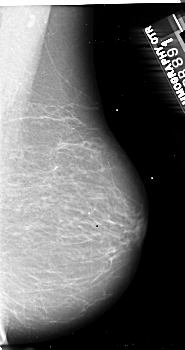
#> input picture mammo_1.png, 185 x 350 px
$ jupyter execute pectoral-segmentation.ipynb
#> lines starting #> are read from the running program, lines starting #| are printed output that depends on the picture; after the words box and inside, x2 and y2 are one past the last pixel; in counts of white or black regions, pixels touching at a corner belong together
# Pectoral Muscle Removal from Mammograms

[cell 1]
import numpy as np
import matplotlib.pyplot as plt
from matplotlib import pylab as pylab

### Ensuring same orientation of all images
In order for the algorithm to generalize over all mammograms, we first right-orient all images. To detect left-oriented breast images, we simply compare the number of nonzero pixels on both half of the images.

This is quite a rudimentary way to detect orientation, and works because the the background pixels are completely black and thus gives us an idea of the location of breast on either half of the image

[cell 2]
from skimage import io
from skimage import color
import cv2

def right_orient_mammogram(image):
    left_nonzero = cv2.countNonZero(image[:, 0:int(image.shape[1]/2)])
    right_nonzero = cv2.countNonZero(image[:, int(image.shape[1]/2):])

    if(left_nonzero < right_nonzero):
        image = cv2.flip(image, 1)

    return image

def read_image(filename):
    image = io.imread(filename)
    image = color.rgb2gray(image)
    image = right_orient_mammogram(image)
    return image

### Applying canny edge detection

[cell 3]
from skimage.feature import canny
from skimage.filters import sobel

def apply_canny(image):
    canny_img = canny(image, 6)
    return sobel(canny_img)

### Applying Hough transform
Once we have obtained the edges using the Canny Edge Detector, we can apply Hough transform and make a list of output lines.

Each line is represented by an object with the following attributes
 - `dist`: perpendicular distance of the line from origin
 - `angle`: angle (in degrees) made by the perpendicular from the positive x-axis. This perpendicular is dropped on the line from the origin
 - `point1`, `point2`: two points on the line

Note: The x-axis and y-axis are oriented as shown in the image ouputs below.

[cell 4]
from skimage.transform import hough_line, hough_line_peaks

def get_hough_lines(canny_img):
    h, theta, d = hough_line(canny_img)
    lines = list()
    print('\nAll hough lines')
    for _, angle, dist in zip(*hough_line_peaks(h, theta, d)):
        print("Angle: {:.2f}, Dist: {:.2f}".format(np.degrees(angle), dist))
        x1 = 0
        y1 = (dist - x1 * np.cos(angle)) / np.sin(angle)
        x2 = canny_img.shape[1]
        y2 = (dist - x2 * np.cos(angle)) / np.sin(angle)
        lines.append({
            'dist': dist,
            'angle': np.degrees(angle),
            'point1': [x1, y1],
            'point2': [x2, y2]
        })

    return lines

### Shortlisting lines
We need to shortlist possible candidates for pectoral segmentation. A simple criteria for shortlisting can be simply checking whether the `angle` and `dist` values of each line lies inside a particular interval.

The intervals are `MIN_ANGLE <= angle <= MAX_ANGLE` and `MIN_DIST <= dist <= MAX_DIST`.

These 4 parameters can be easily learned given a bigger dataset of mammograms. However, for now these have been picked manually using judgement on the given 5 images, and seem to work well.

[cell 5]
def shortlist_lines(lines):
    MIN_ANGLE = 10
    MAX_ANGLE = 70
    MIN_DIST  = 5
    MAX_DIST  = 200

    shortlisted_lines = [x for x in lines if
                          (x['dist']>=MIN_DIST) &
                          (x['dist']<=MAX_DIST) &
                          (x['angle']>=MIN_ANGLE) &
                          (x['angle']<=MAX_ANGLE)
                        ]
    print('\nShorlisted lines')
    for i in shortlisted_lines:
        print("Angle: {:.2f}, Dist: {:.2f}".format(i['angle'], i['dist']))

    return shortlisted_lines

### Removing pectoral region
If more than one line is shortlisted, we select the one which will cause the least loss of information (the safest approach).

For this, we sort these lines by their distance from origin `dist` and pick the nearest line. Then we simply set the value to zero of those pixels enclosed within a polygon formed by the picked line and the border of the image.

[cell 6]
from skimage.draw import polygon

def remove_pectoral(shortlisted_lines):
    shortlisted_lines.sort(key = lambda x: x['dist'])
    pectoral_line = shortlisted_lines[0]
    d = pectoral_line['dist']
    theta = np.radians(pectoral_line['angle'])

    x_intercept = d/np.cos(theta)
    y_intercept = d/np.sin(theta)

    return polygon([0, 0, y_intercept], [0, x_intercept, 0])

### Displaying final result
The result for all the five images is displayed below. We can easily compare the removed pectoral area with the original image.

[cell 7]
def display_image(filename):
    image = read_image(filename)
    canny_image = apply_canny(image)
    lines = get_hough_lines(canny_image)
    shortlisted_lines = shortlist_lines(lines)

    fig, axes = plt.subplots(1, 4, figsize=(15,10))
    fig.tight_layout(pad=3.0)
    plt.xlim(0,image.shape[1])
    plt.ylim(image.shape[0])


    axes[0].set_title('Right-oriented mammogram')
    axes[0].imshow(image, cmap=pylab.cm.gray)
    axes[0].axis('on')

    axes[1].set_title('Hough Lines on Canny Edge Image')
    axes[1].imshow(canny_image, cmap=pylab.cm.gray)
    axes[1].axis('on')
    axes[1].set_xlim(0,image.shape[1])
    axes[1].set_ylim(image.shape[0])
    for line in lines:
        axes[1].plot((line['point1'][0],line['point2'][0]), (line['point1'][1],line['point2'][1]), '-r')

    axes[2].set_title('Shortlisted Lines')
    axes[2].imshow(canny_image, cmap=pylab.cm.gray)
    axes[2].axis('on')
    axes[2].set_xlim(0,image.shape[1])
    axes[2].set_ylim(image.shape[0])
    for line in shortlisted_lines:
        axes[2].plot((line['point1'][0],line['point2'][0]), (line['point1'][1],line['point2'][1]), '-r')

    rr, cc = remove_pectoral(shortlisted_lines)
    image[rr, cc] = 0
    axes[3].set_title('Pectoral muscle removed')
    axes[3].imshow(image, cmap=pylab.cm.gray)
    axes[3].axis('on')

    plt.show()

[cell 8]
display_image('mammo_1.png')
#> in read_image, image is the input picture: shape (350, 185, 4); mean R, G, B, A 103.2, 103.2, 103.2, 255
#> in right_orient_mammogram, `left_nonzero = cv2.countNonZero(image[:, 0:int(image.shape[1]/2)])`: left_nonzero = 31317
#> in right_orient_mammogram, `right_nonzero = cv2.countNonZero(image[:, int(image.shape[1]/2):])`: right_nonzero = 13707
#> in apply_canny, `canny_img = canny(image, 6)`:
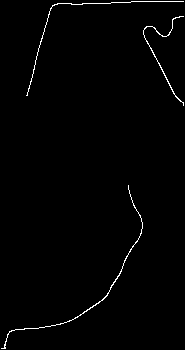
#> canny_img: shape (350, 185) bool; 1.1% white in thin lines or dots
#> in get_hough_lines, `h, theta, d = hough_line(canny_img)`: theta = 180 values from -1.57 to 1.55; d = 793 values from -396 to 396
#> the loop in get_hough_lines, `for _, angle, dist in zip(*hough_line_peaks(h, theta, d)):` made 6 passes
#> (angle, dist, y1, y2) on passes 1 to 6: (-1.57, -2, 2, 2), (0.262, 51, 197, -493.4), (-0.489, 111, -236.4, 111.5), (0.506, 235, 484.7, 151), (1.38, 328, 334.1, 298.2), (0.977, 304, 366.7, 241.9)
#| Angle: -90.00, Dist: -2.00
#| Angle: 15.00, Dist: 51.00
#| Angle: -28.00, Dist: 111.00
#| Angle: 29.00, Dist: 235.00
#| Angle: 79.00, Dist: 328.00
#| Angle: 56.00, Dist: 304.00
#> after the loop in get_hough_lines, `for _, angle, dist in zip(*hough_line_peaks(h, theta, d)):`: lines = 6 items
#> in shortlist_lines, `shortlisted_lines = [x for x in lines if (x['dist']>=MIN_DIST) & (x['d..`: shortlisted_lines = 1 item
#> the loop in shortlist_lines, `for i in shortlisted_lines:` made 1 pass
#| Angle: 15.00, Dist: 51.00
#> the loop in display_image, `for line in lines:` made 6 passes
#> the loop in display_image, `for line in shortlisted_lines:` made 1 pass
#> in remove_pectoral, `pectoral_line = shortlisted_lines[0]`: pectoral_line = {'dist': 51, 'angle': 15, 'point1': [0, 197], 'point2': [185, -493.4]}
#> in remove_pectoral, `d = pectoral_line['dist']`: d = 51
#> in remove_pectoral, `theta = np.radians(pectoral_line['angle'])`: theta = 0.262
#> in remove_pectoral, `x_intercept = d/np.cos(theta)`: x_intercept = 52.8
#> in remove_pectoral, `y_intercept = d/np.sin(theta)`: y_intercept = 197
#> in display_image, `rr, cc = remove_pectoral(shortlisted_lines)`: rr = 5327 values from 0 to 197; cc = 5327 values, max 52 at index 52, min 0 at index 0, mean 17.31
#> in display_image, `image[rr, cc] = 0`: image: shape (350, 185) float64; min 0, max 1, mean 0.332

[cell 9]
display_image('mammo_2.png')
#> call 2 of read_image, with filename = 'mammo_2.png'
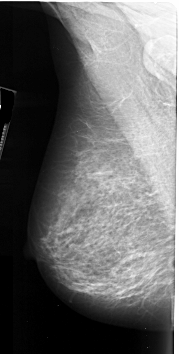
#> input picture mammo_2.png, 179 x 354 px
#> in read_image, image is the input picture: shape (354, 179, 4); mean R, G, B, A 103.3, 103.3, 103.3, 255
#> in apply_canny (call 2), `canny_img = canny(image, 6)`: canny_img: shape (354, 179) bool; 0.98% white in thin lines or dots
#> in apply_canny (call 2), `return sobel(canny_img)`:
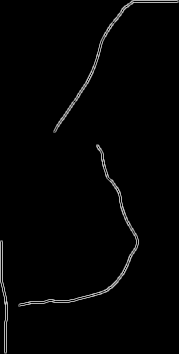
#> returned value: shape (354, 179) float64; min 0, max 0.791, mean 0.0148
#> the loop in get_hough_lines (call 2), `for _, angle, dist in zip(*hough_line_peaks(h, theta, d)):` made 11 passes
#> (angle, dist, y1, y2) on passes 1 to 11: (0.541, 115, 223.3, -74.62), (-0.401, 32, -81.9, 339.8), (-0.0698, -17, 243.7, 2803.5), (1.45, 305, 307.3, 285.3), (-0.0175, -2, 114.6, 10369.5), (0.0175, 10, 573, -9681.9), (0.559, 247, 466.1, 179.6), (-0.209, 77, -370.3, 471.8), (-1.57, -2, 2, 2), (-0.14, 92, -661, 612.6), (0.785, 279, 394.6, 215.6)
#| Angle: 31.00, Dist: 115.00
#| Angle: -23.00, Dist: 32.00
#| Angle: -4.00, Dist: -17.00
#| Angle: 83.00, Dist: 305.00
#| Angle: -1.00, Dist: -2.00
#| Angle: 1.00, Dist: 10.00
#| Angle: 32.00, Dist: 247.00
#| Angle: -12.00, Dist: 77.00
#> (further printed lines are left out)
#> the loop in shortlist_lines (call 2), `for i in shortlisted_lines:` made 1 pass
#| Angle: 31.00, Dist: 115.00
#> the loop in display_image (call 2), `for line in lines:` made 11 passes
#> the loop in display_image (call 2), `for line in shortlisted_lines:` made 1 pass

[cell 10]
display_image('mammo_3.jpg')
#> call 3 of read_image, with filename = 'mammo_3.jpg'
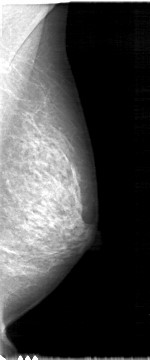
#> input picture mammo_3.jpg, 150 x 360 px
#> in read_image, image is the input picture: shape (360, 150, 3); min 0, max 255, mean 75.5
#> in apply_canny (call 3), `canny_img = canny(image, 6)`: canny_img: shape (360, 150) bool; 1.2% white in thin lines or dots
#> in display_image (call 3), `image[rr, cc] = 0`: image: shape (360, 150) float64; min 0, max 1, mean 0.235

[cell 11]
display_image('mammo_4.jpg')
#> call 4 of read_image, with filename = 'mammo_4.jpg'
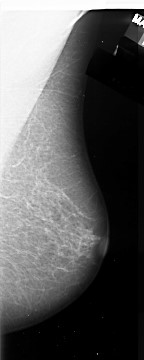
#> input picture mammo_4.jpg, 144 x 360 px
#> in read_image, image is the input picture: shape (360, 144, 3); min 0, max 255, mean 93.3
#> in apply_canny (call 4), `canny_img = canny(image, 6)`:
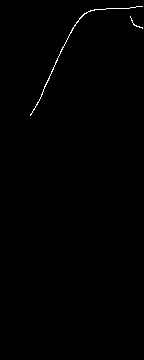
#> canny_img: shape (360, 144) bool; 0.41% white in thin lines or dots, all inside (x1, y1, x2, y2) = (30, 6, 143, 116)
#> in get_hough_lines (call 4), `h, theta, d = hough_line(canny_img)`:
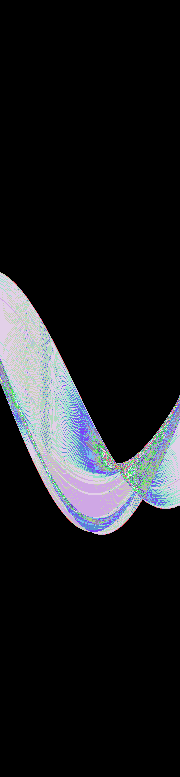
#> h: shape (777, 180) uint64; 78 distinct labels, from 0 to 109; one colour per label, 0 black
#> in get_hough_lines (call 4), `h, theta, d = hough_line(canny_img)`: d = 777 values from -388 to 388
#> the loop in get_hough_lines (call 4), `for _, angle, dist in zip(*hough_line_peaks(h, theta, d)):` made 1 pass
#> (angle, dist, x1, y1, x2, y2) on pass 1: (0.454, 78, 0, 177.9, 144, -117.3)
#| Angle: 26.00, Dist: 78.00
#> after the loop in get_hough_lines (call 4), `for _, angle, dist in zip(*hough_line_peaks(h, theta, d)):`: lines = 1 item
#> in display_image (call 4), `image[rr, cc] = 0`: image: shape (360, 144) float64; min 0, max 1, mean 0.224

[cell 12]
display_image('mammo_5.jpg')
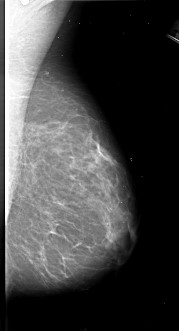
#> input picture mammo_5.jpg, 179 x 331 px
#> in read_image, image is the input picture: shape (331, 179, 3); min 0, max 255, mean 68.6
#> in apply_canny (call 5), `canny_img = canny(image, 6)`: canny_img: shape (331, 179) bool; 1.4% white in thin lines or dots, all inside (x1, y1, x2, y2) = (1, 1, 125, 289)
#> in get_hough_lines (call 5), `h, theta, d = hough_line(canny_img)`:
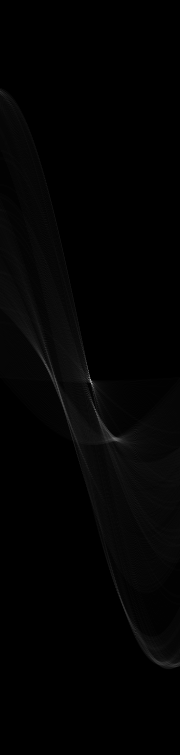
#> h: shape (755, 180) uint64; min 0, max 165, mean 2.9
#> in get_hough_lines (call 5), `h, theta, d = hough_line(canny_img)`: d = 755 values from -377 to 377
#> the loop in get_hough_lines (call 5), `for _, angle, dist in zip(*hough_line_peaks(h, theta, d)):` made 4 passes
#> (angle, dist, y1, y2) on passes 1 to 4: (0, 2, inf, -inf), (0.419, 61, 150, -252.1), (-0.785, -13, 18.38, 197.4), (0.122, 38, 311.8, -1146)
#| Angle: 0.00, Dist: 2.00
#| Angle: 24.00, Dist: 61.00
#| Angle: -45.00, Dist: -13.00
#| Angle: 7.00, Dist: 38.00
#> after the loop in get_hough_lines (call 5), `for _, angle, dist in zip(*hough_line_peaks(h, theta, d)):`: lines = 4 items
#> the loop in display_image (call 5), `for line in lines:` made 4 passes
#> the loop in display_image (call 5), `for line in shortlisted_lines:` made 1 pass
#> in display_image (call 5), `rr, cc = remove_pectoral(shortlisted_lines)`: rr = 5115 values from 0 to 149; cc = 5115 values, max 66 at index 66, min 0 at index 0, mean 21.99
#> in display_image (call 5), `image[rr, cc] = 0`: image: shape (331, 179) float64; min 0, max 1, mean 0.203
#> in display_image (call 5), `plt.show()`:
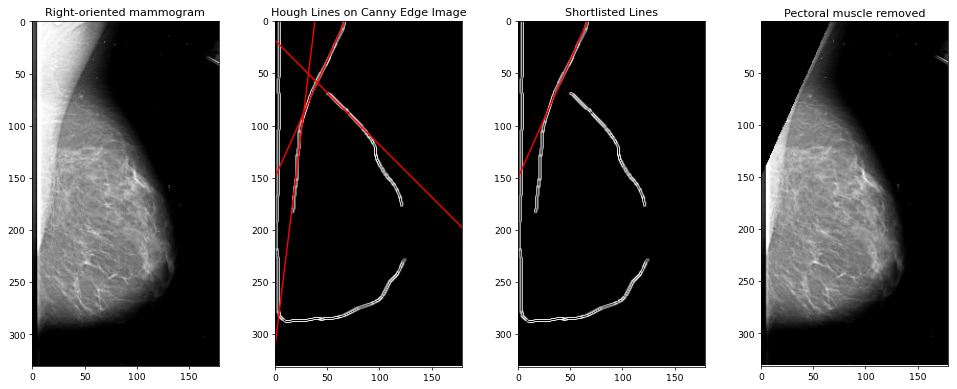
#> figure drawn by matplotlib, 4 panels
